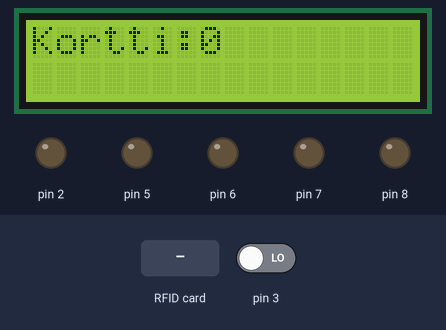
Bench run of a sketch on a simulated Arduino Uno, built with avr-gcc and run on an emulated ATmega328P. Parts: 16×2 character LCD, output pins drawn as LEDs (lit = HIGH). Dashed ring = blinking. The test bench sets the inputs (shaded band); at power-on: pin 3 LOW. Pins used as bus, display or sensor lines are not drawn; what the sketch prints to the serial monitor is not drawn.

Above: at 1.3 s.
1.4 s: RFID card 5E 7A 19 C4 held to the reader
At 2.3 s:
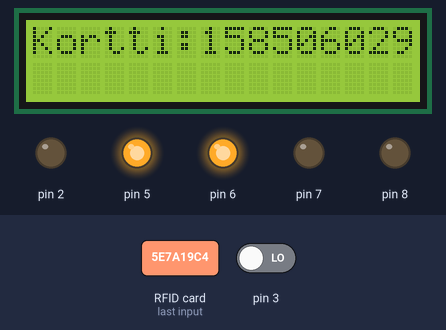
4.1 s: pin 3 driven HIGH
At 4.31 s:
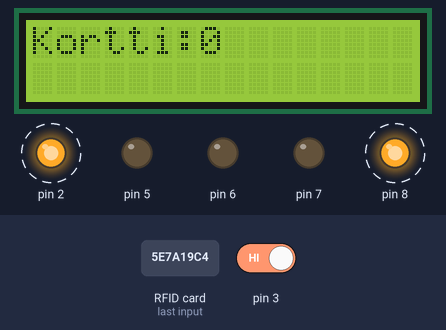
6.6 s: RFID card 5E 7A 19 C4 held to the reader
At 7.09 s:
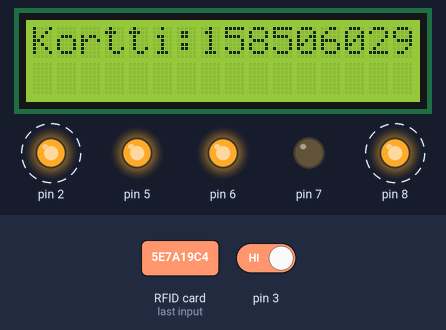
9.2 s: pin 3 driven LOW
Timing chart, 0 to 11.8 s (numbered marks = the images above; inputs shaded):
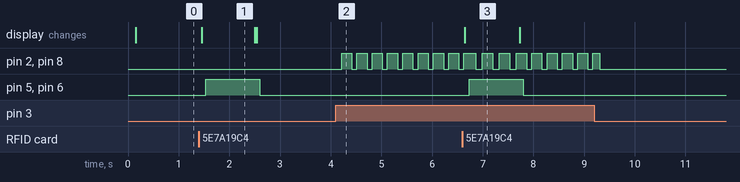

Measured:
- after the input at 1.4 s, pin 5, pin 6: LOW → HIGH after 0.14 s, → LOW 1.1 s later; the display: changes after 0.05 s (image 1)
- after the input at 4.1 s, pin 2, pin 8: alternates HIGH for 0.20 s and LOW for 0.10 s, starting after 0.11 s
- after the input at 6.6 s, pin 5, pin 6: LOW → HIGH after 0.13 s, → LOW 1.1 s later; the display: changes after 0.05 s (image 3)
- what the display in image 1 shows lasts 1.0 s, from 1.5 s to 2.5 s

The sketch:

Alarm-RFID.ino
```cpp
#include <Wire.h>
#include <LiquidCrystal_I2C.h>
#include <SPI.h>

#include <MFRC522.h>

LiquidCrystal_I2C _lcd1(0x27, 16, 2);
int _dispTempLength1=0;
boolean _isNeedClearDisp1;

unsigned long CardID_199700399_1;
bool Card_199700399_1;
#define SS_PIN_199700399_1 10

#define RST_PIN_199700399_1 9

byte N_199700399_1;
unsigned long uidDec_199700399_1;
unsigned long uidDecTemp_199700399_1;
MFRC522 mfrc522_199700399_1(SS_PIN_199700399_1, RST_PIN_199700399_1);	 // Create MFRC522 instance.
unsigned long _gtv1;
bool _gen1I = 0;
bool _gen1O = 0;
unsigned long _gen1P = 0UL;
unsigned long _stou1;
bool _tim1I = 0;
bool _tim1O = 0;
unsigned long _tim1P = 0UL;
bool _bounseInputD3S = 0;
bool _bounseInputD3O = 0;
unsigned long _bounseInputD3P = 0UL;
bool _bounse1S = 0;
bool _bounse1O = 0;
unsigned long _bounse1P = 0UL;
bool _bounse2S = 0;
bool _bounse2O = 0;
unsigned long _bounse2P = 0UL;
int _disp1oldLength = 0;
bool _trgrt1 = 0;
bool _trgrt1I = 0;
void setup()
{
Wire.begin();
delay(10);
Serial.begin(9600);
pinMode(3, INPUT);
pinMode(7, OUTPUT);
pinMode(6, OUTPUT);
pinMode(5, OUTPUT);
pinMode(2, OUTPUT);
pinMode(8, OUTPUT);

_lcd1.init();
_lcd1.backlight();
_bounseInputD3O =  digitalRead(3);
SPI.begin();			// Init SPI bus
mfrc522_199700399_1.PCD_Init();	// Init MFRC522 card
}
void loop()
{if (_isNeedClearDisp1) {_lcd1.clear(); _isNeedClearDisp1= 0;}

bool  _bounceInputTmpD3 =  (digitalRead (3));

if (_bounseInputD3S)
    {
     if (millis() >= (_bounseInputD3P + 40))
         {_bounseInputD3O= _bounceInputTmpD3; _bounseInputD3S=0;}
     }
else
    {
     if (_bounceInputTmpD3 != _bounseInputD3O )
         {_bounseInputD3S=1; _bounseInputD3P = millis();}
      }


//Плата:1

	// MFRC522_2card
	if ( mfrc522_199700399_1.PICC_IsNewCardPresent() ) // если есть новая карта, то читаем ее
	{
		if ( mfrc522_199700399_1.PICC_ReadCardSerial() ) // если читается, то
		{
			uidDec_199700399_1 = 0;
			for (N_199700399_1 = 0; N_199700399_1 < mfrc522_199700399_1.uid.size; N_199700399_1++) // собираем серийный номер карточки
			{
				uidDecTemp_199700399_1=mfrc522_199700399_1.uid.uidByte[N_199700399_1];
				uidDec_199700399_1=uidDec_199700399_1*256+uidDecTemp_199700399_1;
			}
			CardID_199700399_1 = uidDec_199700399_1;
			Card_199700399_1 = true;
		}
	}
	else // если карта пропала, то гасим выходы
	{
		CardID_199700399_1 = 0;
		Card_199700399_1 = false;
	}
if (( ((_gtv1) > (0UL)) || (( ((_gtv1) == (3575185260UL)) || ((_gtv1) == (3575185260UL)) || ((_gtv1) == (3575185260UL)) || ((_gtv1) == (3575185260UL)) || ((_gtv1) == (3575185260UL)) )) ))
{ if (_tim1I) { if (_isTimer(_tim1P, 1000)) {_tim1O = 1;}} else {_tim1I =1; _tim1P = millis();}} else {_tim1O = 0; _tim1I = 0;}
bool   _bounceTmpD1 = ( ((_gtv1) == (3575185260UL)) || ((_gtv1) == (3575185260UL)) || ((_gtv1) == (3575185260UL)) || ((_gtv1) == (3575185260UL)) || ((_gtv1) == (3575185260UL)) );

if (_bounse1S)
    {
     if (millis() >= (_bounse1P + 40))
         {_bounse1O=  _bounceTmpD1; _bounse1S=0;}
     }
else
    {
     if ( _bounceTmpD1 != _bounse1O )
         {_bounse1S=1; _bounse1P = millis();}
      }
if (_bounse1O) { if (_trgrt1I) { _trgrt1 = 0;} else {_trgrt1 = 1; _trgrt1I = 1;} } else {_trgrt1 = 0; _trgrt1I = 0;};
 bool   _bounceTmpD2 = (_gtv1) > (0UL);

if (_bounse2S)
    {
     if (millis() >= (_bounse2P + 40))
         {_bounse2O=  _bounceTmpD2; _bounse2S=0;}
     }
else
    {
     if ( _bounceTmpD2 != _bounse2O )
         {_bounse2S=1; _bounse2P = millis();}
      }
if (_bounseInputD3O) {if (! _gen1I) { _gen1I = 1; _gen1O = 1; _gen1P =  millis(); } } else { _gen1I = 0 ;  _gen1O= 0;  } if (_gen1I ) { if (_gen1O) { if ( _isTimer( _gen1P , 200 )) { _gen1P = millis(); _gen1O = 0; } } else  { if ( _isTimer( _gen1P , 100 )) {  _gen1P = millis(); _gen1O = 1;  } } }
if (( (Card_199700399_1) || (_tim1O) )) {
_gtv1 = CardID_199700399_1;
}
if (1) {
_dispTempLength1 = ((((String("Kortti:")) + ((String(_gtv1, DEC)))))).length();
if (_disp1oldLength > _dispTempLength1) {_isNeedClearDisp1 = 1;}
_disp1oldLength = _dispTempLength1;
_lcd1.setCursor(0, 0);
_lcd1.print((((String("Kortti:")) + ((String(_gtv1, DEC))))));
} else {
if (_disp1oldLength > 0) {_isNeedClearDisp1 = 1; _disp1oldLength = 0;}
}
digitalWrite(7, _bounse1O);
digitalWrite(6, ( (_trgrt1) || (( (!(_bounse1O)) && (_bounse2O) )) ));
digitalWrite(5, ( (!(_bounse1O)) && (_bounse2O) ));
digitalWrite(8, _gen1O);
if (1){if(!(( _gtv1)==(_stou1))){Serial.println(_gtv1);}} _stou1 = _gtv1;
digitalWrite(2, _gen1O);


}
bool _isTimer(unsigned long startTime, unsigned long period )
  {
  unsigned long currentTime;
currentTime = millis();
if (currentTime>= startTime) {return (currentTime>=(startTime + period));} else {return (currentTime >=(4294967295-startTime+period));}
  }
```
